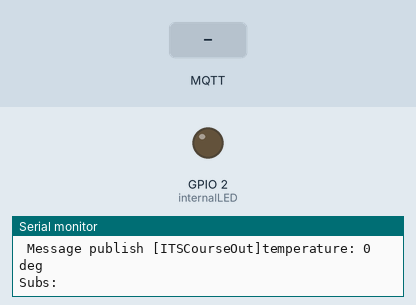
This sketch was run on a simulated ESP32. Shown: output pins drawn as LEDs (lit = HIGH), the last lines printed to the serial monitor. The inputs (shaded band) are chosen by the test bench. WiFi joins after 1.5 s; servers stay silent unless stated; no MQTT or app messages arrive unless stated.

Above: at 2.7 s.
2.8 s: MQTT message "Led ON" arrives on the first subscribed topic
At 3.7 s:
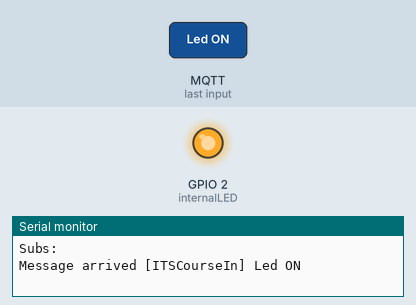
4.3 s: MQTT message "Led OF" arrives on the first subscribed topic
At 4.8 s:
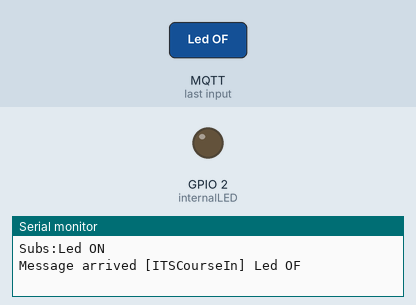
Timing chart, 0 to 7.3 s (numbered marks = the images above; inputs shaded):
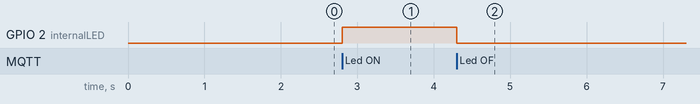

The sketch:

Mqtt_BasicESP.ino
```cpp
/*
 Basic MQTT example
 Date Create: 11/25/2021
 Create by: Parametrik

 This sketch demonstrates the basic capabilities of the library.
 It connects to an MQTT server then:
  - publishes "value:0++" to the topic "ITSCourseOut"
  - subscribes to the topic "ITSCourseIn", printing out any messages
    it receives. NB - it assumes the received payloads are strings not binary

 It will reconnect to the server if the connection is lost using a blocking
 reconnect function. See the 'mqtt_reconnect_nonblocking' example for how to
 achieve the same result without blocking the main loop.
*/

// #include <ESP8266WiFi.h>                                                           // Include library wifi client (ESP8266)
#include <WiFi.h>                                                                  // Include library wifi client (ESP32)
#include <PubSubClient.h>                                                          // Include library Publish and Subscribe MQTT by Nick O'Leary (Knolleary)

#define internalLED 2                                                              // Define internal LED pinout for ESP (ESP8266: GPIO2, ESP32: GPIO2)

// Define variable ssd, password, & mqtt_broker
const char* ssid = "Parametrik RnD";
const char* password = "tabassam";
const char* mqtt_broker = "192.168.1.5";

WiFiClient espClient;                                                              // Instance name WiFiClient as espClient
PubSubClient client(espClient);                                                    // Instance name PubSubClient as client

char msgOut[20];                                                                   // Define char_of_array buffer variable publish message
char msgIn[128];                                                                   // Define char_of_array buffer varibale subscribe message
long lastMsg = 0;                                                                  // Define long varibale for function milis() time calculation
int value = 0;                                                                     // Define varible value use as increamment calculation
String struv;                                                                      // Define varibale string use as convertion integer to string

void setup() {
  Serial.begin(9600);
  pinMode(internalLED, OUTPUT);
  setup_wifi();
  client.setServer(mqtt_broker, 1883);
  client.setCallback(callback);
}

void setup_wifi() {
  delay(10);
  // We start by connecting to a WiFi network
  Serial.println();
  Serial.print("Connecting to ");
  Serial.println(ssid);

  WiFi.begin(ssid, password);

  while (WiFi.status() != WL_CONNECTED) {
    delay(500);
    Serial.print(".");
  }

  Serial.println("");
  Serial.println("WiFi connected!");
  Serial.print("IP address: ");
  Serial.println(WiFi.localIP());
}

void callback(char* topic, byte* payload, unsigned int length) {
  Serial.print("Message arrived [");
  Serial.print(topic);
  Serial.print("] ");
  for (int i=0;i<length;i++) {
    Serial.print((char)payload[i]);
    msgIn[(i - 0)] = (char)payload[i];
  }
  Serial.println();
}

void reconnect() {
  // Loop until we're reconnected
  while (!client.connected()) {
    Serial.println("Attempting MQTT connection...");
    // Attempt to connect
    if (client.connect("ESP32Client")) {
      Serial.println("Connected to MQTT broker!");
      Serial.print("Broker:");
      Serial.println(mqtt_broker);
      client.publish("ITSCourseOut", "start connected");
    } else {
      Serial.print("failed, rc=");
      Serial.print(client.state());
      Serial.println(" try again in 5 seconds");
      // Wait 5 seconds before retrying
      delay(5000);
    }
  }
}

void loop() {
  if (!client.connected()) {
    reconnect();
  }

  long now = millis();
  if (now - lastMsg > 2000) {
    lastMsg = now;

    struv = "temperature: " + String(value) + " deg";
	  struv.toCharArray(msgOut,20);

    Serial.print(" Message publish [");
    Serial.print("ITSCourseOut");
    Serial.print("]");
    Serial.println(msgOut);
    client.publish("ITSCourseOut", msgOut);

    client.subscribe("ITSCourseIn");
    Serial.print("Subs:");
    Serial.println(msgIn);
    value++;
  }

  String s = String(msgIn);
  if(s == "Led ON"){
    digitalWrite(internalLED, HIGH);
  } else {
    if(s == "Led OF"){
      digitalWrite(internalLED, LOW);
    }
  }
  client.loop();
}
```

Measured:
- after the input at 2.8 s, GPIO 2 (internalLED): LOW → HIGH at once
- after the input at 4.3 s, GPIO 2 (internalLED): HIGH → LOW at once
